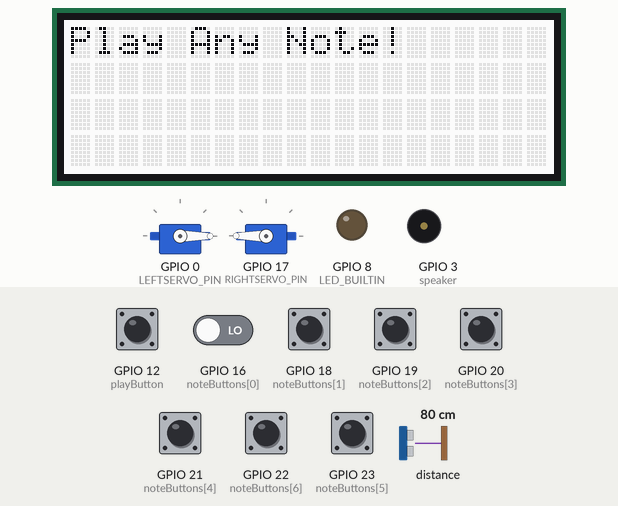
Bench run of a program on a simulated ESP32-C6. Shown: 2 × servo, 20×4 character LCD, output pins drawn as LEDs (lit = HIGH), buzzer (waves = sounding). Inputs (shaded band) come from the test bench; at power-on: GPIO 12 (playButton), GPIO 16 (noteButtons[0]), GPIO 18 (noteButtons[1]), GPIO 19 (noteButtons[2]), GPIO 20 (noteButtons[3]), GPIO 21 (noteButtons[4]), GPIO 22 (noteButtons[6]), GPIO 23 (noteButtons[5]) LOW, distance to the obstacle 80 cm. Random numbers use the default seed unless the program sets one; what the program prints to the serial monitor is not drawn.

Above: at 3.2 s.
3.3 s: GPIO 12 (playButton) pulled HIGH for 0.15 s
At 3.7 s:
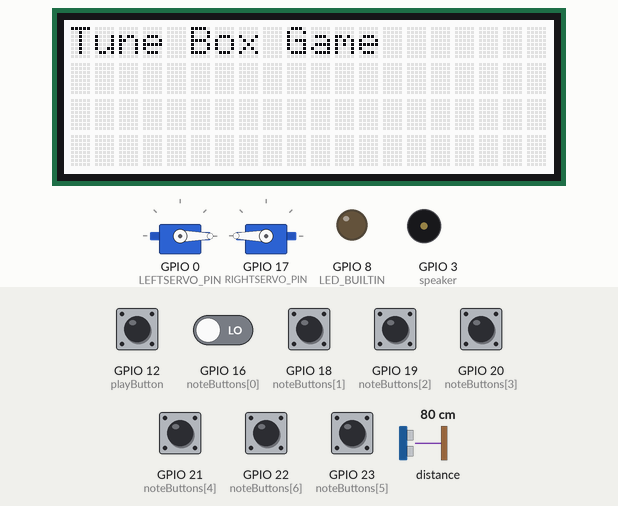
6.4 s: GPIO 12 (playButton) driven HIGH and GPIO 16 (noteButtons[0]) driven HIGH
9.4 s: GPIO 16 (noteButtons[0]) driven LOW
At 10.8 s:
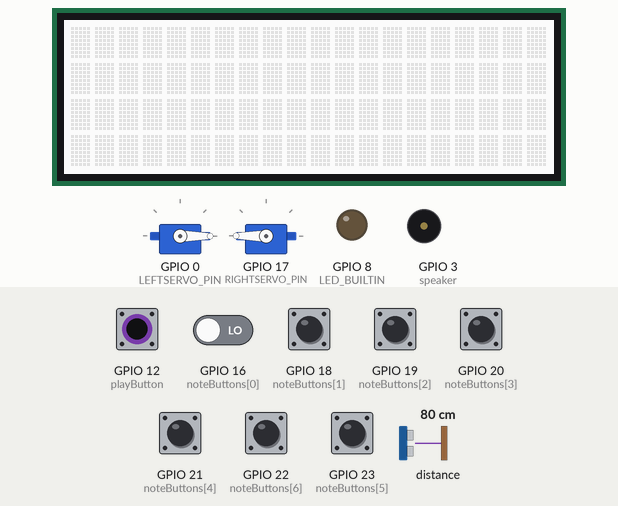
11.6 s: GPIO 18 (noteButtons[1]) pulled HIGH for 0.15 s
At 12.5 s:
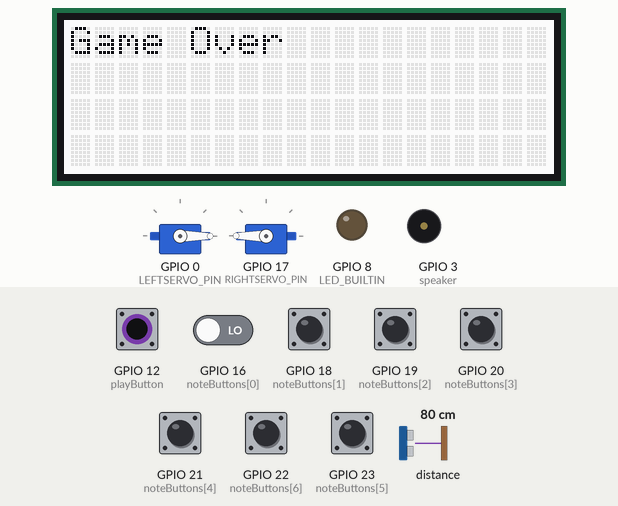
17.7 s: GPIO 16 (noteButtons[0]) driven HIGH
At 20.5 s:
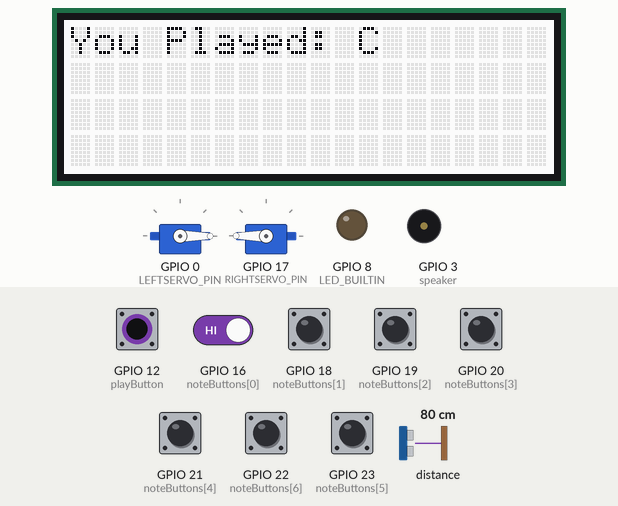
20.7 s: GPIO 16 (noteButtons[0]) driven LOW
At 24.5 s:
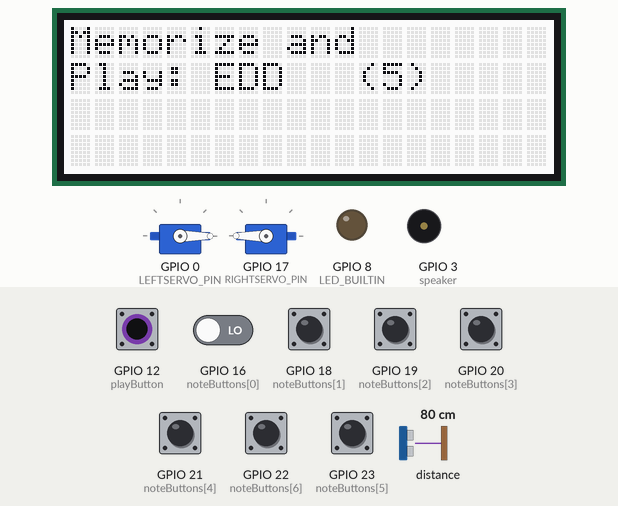
Timing chart, 0 to 26.0 s (numbered marks = the images above; inputs shaded):
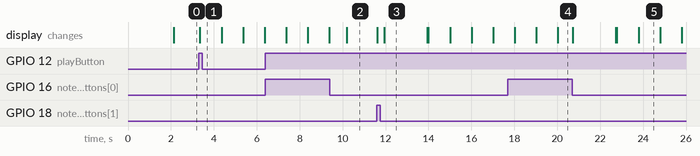

The program:

main.cpp
```cpp
#include <Arduino.h>
#include "keyboard.h"
#include "cymbal.h"

void setup() {
  Serial.begin(115200);
  Serial.println("\n--TuneBox Setup--");
  Wire.begin(6, 7);
  cymbal::setup();
  keyboard::setup();
  Serial.println("\n--Starting Program--");
  delay(2000);
}

void loop() {
  cymbal::loop();
  keyboard::loop();
}
```

cymbal.h
```cpp
#ifndef CYMBAL_H
#define CYMBAL_H

#include <VL53L0X.h>
#include <ESP32Servo.h>

namespace cymbal {
  extern VL53L0X tof;
  extern Servo leftservo;
  extern Servo rightservo;
  void setup(void);
  void loop(void);
  void clap(void);
  void playCymbal(void);
}

#endif
```

keyboard.h
```cpp
#ifndef KEYBOARD_H
#define KEYBOARD_H

#include <SerLCD.h>

namespace keyboard {
  extern SerLCD lcd;
  void setup(void);
  void loop(void);
  void idleMode(void);
  bool waitForInput(int);
  void startGame(void);
}

#endif
```

cymbal.cpp
```cpp
#include <Arduino.h>
#include "cymbal.h"

VL53L0X cymbal::tof;
Servo cymbal::leftservo;
Servo cymbal::rightservo;

const uint8_t LEFTSERVO_PIN = 0;
const uint8_t RIGHTSERVO_PIN = 17;
const uint8_t LEFTSERVO_START = 0;
const uint8_t RIGHTSERVO_START = 180;
const uint8_t DISTANCE_THRESHOLD = 40;

void cymbal::setup(void) {
  Serial.println("Cymbal Buzz Setup");

  // Initialize Servo
  Serial.print("Initializing Servos...");
  ESP32PWM::allocateTimer(0);
  ESP32PWM::allocateTimer(1);
  leftservo.setPeriodHertz(50);
  leftservo.attach(LEFTSERVO_PIN, 1000, 2000);
  leftservo.write(LEFTSERVO_START);
  rightservo.setPeriodHertz(50);
  rightservo.attach(RIGHTSERVO_PIN, 1000, 2000);
  rightservo.write(RIGHTSERVO_START);
  Serial.println(" Done");

  // Initialize ToF
  Serial.print("Initializing ToF...");
  tof.setTimeout(100); // gives up after 100ms
  while (!tof.init()) {
    Serial.print(".");
    delay(500);
  }
  tof.setMeasurementTimingBudget(20000); // 20ms measurement time (default: 33ms)
  tof.startContinuous();
  Serial.println(" Done");
}

void cymbal::loop(void) {
  uint16_t distance = tof.readRangeContinuousMillimeters();
  Serial.print("Distance: ");
  Serial.print(distance);
  Serial.println("mm");

  if (distance < DISTANCE_THRESHOLD) {
    clap();
  }
}

void cymbal::clap(void) {
  Serial.println("Clapping twice");
  // First clap
  for (int8_t i = 0; i <= 45; i++) {
    leftservo.write(LEFTSERVO_START + i);
    rightservo.write(RIGHTSERVO_START - i);
    delay(10);
  }
  // Return to start
  for (int8_t i = 45; i >= 0; i--) {
    leftservo.write(LEFTSERVO_START + i);
    rightservo.write(RIGHTSERVO_START - i);
    delay(10);
  }
  playCymbal();
  // Second clap
  for (int8_t i = 0; i <= 45; i++) {
    leftservo.write(LEFTSERVO_START + i);
    rightservo.write(RIGHTSERVO_START - i);
    delay(19);
  }
  // Return to start
  for (int8_t i = 45; i >= 0; i--) {
    leftservo.write(LEFTSERVO_START + i);
    rightservo.write(RIGHTSERVO_START - i);
    delay(10);
  }
  playCymbal();
}

void cymbal::playCymbal(void) {
  Serial.println("Playing cymbal");

  int steps = 50;
  int stepDuration = 250 / steps;
  int freqStep = (1000 - 800) / steps;

  for (int i = 0; i < steps; i++) {
    uint16_t currentFreq = 1000 - (freqStep * i);
    tone(3, currentFreq, stepDuration);
    delay(stepDuration);
  }

  noTone(3);
}
```

keyboard.cpp
```cpp
#include <Arduino.h>
#include "keyboard.h"
#include "cymbal.h"

SerLCD keyboard::lcd;

const uint8_t speaker = 3;
const uint8_t playButton = 12;
const uint8_t noteButtons[7] = {16, 18, 19, 20, 21, 23, 22}; // PINS: C D E F G A B
const uint16_t pianoNotes[7] = {262, 294, 330, 349, 392, 440, 494}; // C4 D4 E4 F4 G4 A4 B4

int8_t gameMode = 0; // 0 - Idle, 1 - Playing Notes, 2 - Game
static bool once = false;

void keyboard::setup(void) {
  Serial.println("Keyboard Setup");

  Serial.print("Initializing Buttons...");
  pinMode(LED_BUILTIN, OUTPUT);
  pinMode(playButton, INPUT);
  pinMode(speaker, OUTPUT);
  for (int8_t i = 0; i < 7; i++) {
    pinMode(noteButtons[i], INPUT);
  }
  Serial.println(" Done");

  Serial.print("Initializing LCD...");
  lcd.begin(Wire);
  lcd.setBacklight(255, 255, 255);
  lcd.setContrast(3);
  lcd.clear();
  //lcd.print("Press PLAY");
  Serial.println(" Done");
}

void keyboard::loop(void) {
  if (digitalRead(playButton) == HIGH) {
    Serial.println("Game Mode");
    startGame();
  } else {
    idleMode(); // Just a playable keyboard now
  }
}

void keyboard::idleMode() {
  for (int8_t i = 0; i < 7; i++) {
    if (digitalRead(noteButtons[i]) == HIGH) {
      Serial.println(i);
      tone(speaker, pianoNotes[i], 500);
      noTone(speaker);
      lcd.setCursor(0, 1);
      lcd.print("You Played: ");
      lcd.print("CDEFGAB"[i]);
    }
    if (!once) {
      lcd.clear();
      lcd.print("Play Any Note!");
      once = true;
    }
  }
}

bool keyboard::waitForInput(int correctNote) {
  unsigned long start = millis();
  const unsigned long timeout = 10000; // 10 second timeout

  while (millis() - start < timeout) {
    for (int8_t i = 0; i < 7; i++) {
      if (digitalRead(noteButtons[i]) == HIGH) {
        tone(speaker, pianoNotes[i], 500);
        noTone(speaker);

        lcd.print("You Played: ");
        lcd.print("CDEFGAB"[i]);

        delay(300);
        while(digitalRead(noteButtons[i]) == HIGH) {
          delay(10);
        }
        if (i == correctNote) {
          Serial.println("Correct");
          return true;
        } else {
          Serial.println("Wrong");
          return false;
        }
      }
    }
    delay(10);
  }

  lcd.setCursor(0, 1);
  lcd.print("Time's up!");
  return false;
}

void keyboard::startGame(void) {
  once = false;
  lcd.clear();
  lcd.print("Tune Box Game");
  delay(1000);

  lcd.clear();
  char notes[8] = "CDEFGAB";
  int sequence[3] = {random(7), random(7), random(7)};

  lcd.print("Memorize and");
  lcd.setCursor(0, 1);
  lcd.print("Play: ");
  for (int8_t j = 0; j < 3; j++) {
    lcd.print(notes[sequence[j]]);
  }

  lcd.setCursor(12, 1);
  lcd.print("( )");
  for (int8_t i = 5; i > 0; i--) {
    lcd.setCursor(13, 1);
    lcd.print(i);
    delay(1000);
  }

  for (int8_t note = 0; note < 3; note++) {
    lcd.clear();
    if (waitForInput(sequence[note])) {
      delay(500);
    } else {
      lcd.clear();
      lcd.print("Game Over");
      delay(2000);
      lcd.clear();
      return;
    }
  }

  lcd.clear();
  lcd.print("You Win!");
  cymbal::clap();
  delay(2000);
}
```

Measured:
- after the input at 3.3 s, the display: changes at once (image 1)
- after the input at 9.4 s, the display: changes after 0.79 s (image 2)
- after the input at 11.6 s, the display: first changes at once (image 3 shows a later state)
- after the input at 20.7 s, the display: first changes at once (image 5 shows a later state)
- what the display in image 3 shows lasts 2.0 s, from 11.9 s to 13.9 s
- what the display in image 5 shows lasts 1.0 s, from 23.8 s to 24.8 s
